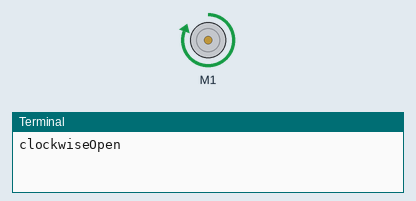
This program was run on a simulated Raspberry Pi (BCM pin numbers). Parts: DC motor (green arrow = forward, orange = backward, longer = faster), the last lines printed to the terminal.

Above: at 2.5 s.
At 12.5 s:
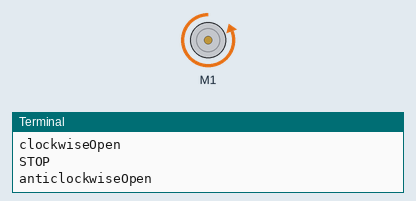
At 17.5 s:
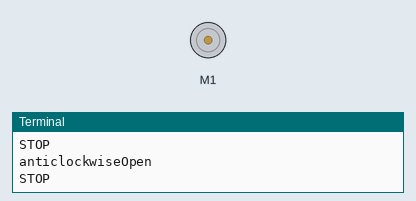
Timing chart, 0 to 26.0 s (numbered marks = the images above):
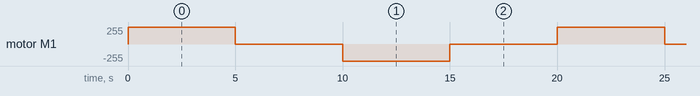

The program:

35.__________.py
```python
#!/usr/bin/env python
# coding: utf-8

# <center><img src="./image/CLBLOGO.jpg" alt="创乐博" style="width: 300px;"/></center>
#
# # 35.直流电机风扇模块实验
#
# @－－－－湖南创乐博智能科技有限公司－－－－<br>
# @  文件名：35.直流电机风扇模块实验.py <br>
# @  版本：V2.0 <br>
# @  author: zhulin<br>
# @  说明：直流电机风扇模块实验
# 直流电机风扇模块实验，通过GPIOzero 自带的Motor 直流电机驱动库，可以方便控制直流电机的速度、方向等！！！<br>

# ## 1.导入必要的库文件

# In[ ]:


from gpiozero import Motor   # 直流电机驱动库
from time import sleep


# ## 2.定义直流电机风扇驱动管脚

# In[ ]:


Makerobo_motor = Motor(forward=17, backward=18, enable=19)


# ## 3.初始化

# In[ ]:


fs_directions = {'clockwiseOpen': Makerobo_motor.forward,'anticlockwiseOpen':Makerobo_motor.backward,'STOP': Makerobo_motor.stop} # 定义开和关


# ## 4.主程序

# In[ ]:


# 循环函数
def makerobo_loop():
    while True:
        for action in ['clockwiseOpen', 'STOP', 'anticlockwiseOpen', 'STOP']:  # 循环通过定义的动作来控制电机方向
            fs_directions[action]()  # 执行当前动作
            print(f"{action}")       # 打印提示信息
            sleep(5)                 # 延时5S，开启下一个动作

# 释放资源
def destroy():
	# 关闭风扇
    Makerobo_motor.stop()


# 程序入口
if __name__ == '__main__':
	try:
		makerobo_loop()        #  调用循环函数
	except KeyboardInterrupt:  #  当按下Ctrl+C时，将执行destroy()子程序。
		destroy()   # 关闭风扇


# In[ ]:
```

Measured:
- by itself, motor M1: repeats every 20.0 s: stopped 5.0 s, backward 255/255 5.0 s, stopped 5.0 s, forward 255/255 5.0 s
